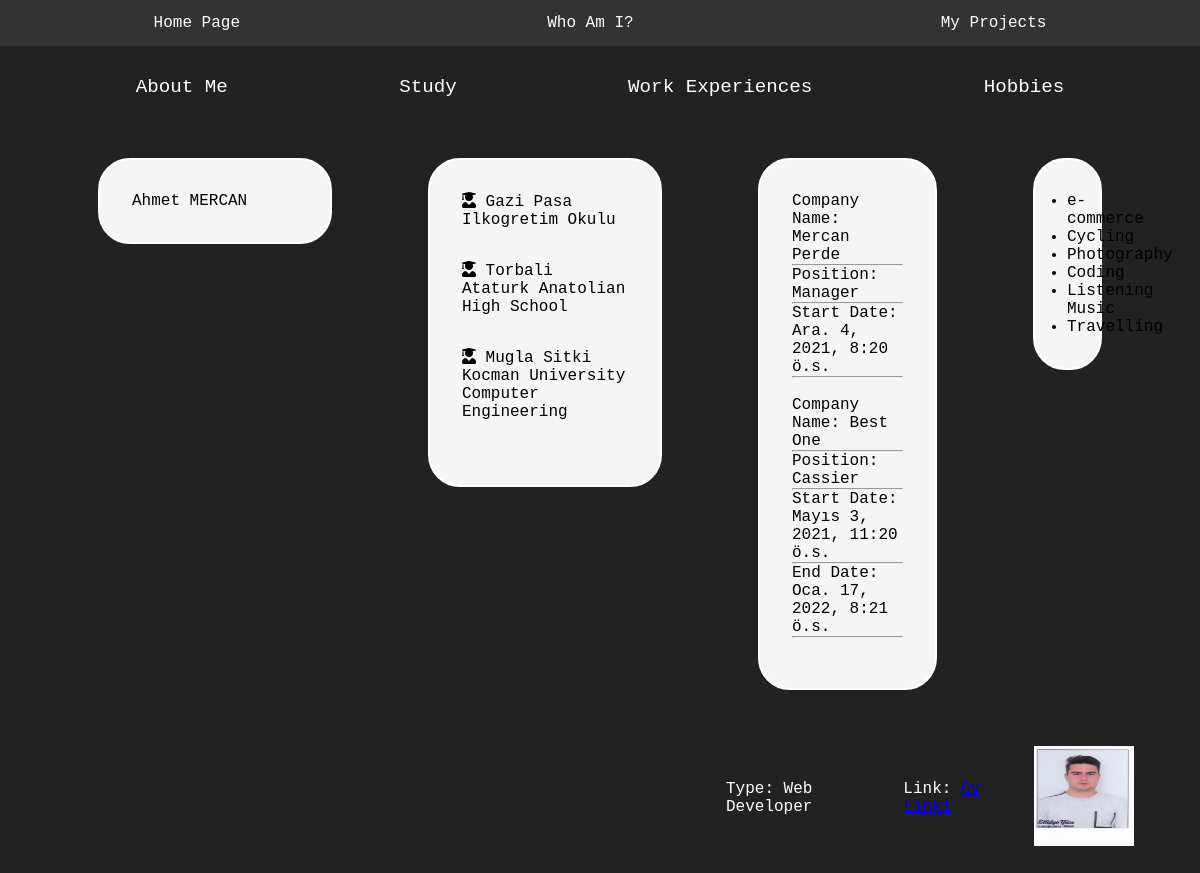
/whoami/, run on the app's committed database.
### portfolio/models.py (models this page shows, shortened)
class AboutMe(models.Model):
    about_me = models.TextField(max_length=1000, null= False, blank= False, verbose_name= "About Me")

class Study(models.Model):
    primary_school = models.CharField(max_length=1000, null= False, blank= False, verbose_name= "Study")
    high_school = models.CharField(max_length=1000, null= False, blank= False, verbose_name= "High School Name")
    bachelor_degree = models.CharField(max_length=1000,  null= False, blank= False, verbose_name= "University Name and Department")

class WorkExperience(models.Model):
    company = TextField(max_length=1000, null= False, blank= False, verbose_name= "Work Experiences")
    position = TextField(max_length=100, verbose_name="Position at that job", null=False, blank=False)
    start_date = DateTimeField(verbose_name="Job Start Date", null=False, blank=False)
    end_date = DateTimeField(verbose_name="Job End Date", null=True, blank=True)

class Hobbie(models.Model):
    hobbies = CharField(max_length=1000, null= False, blank= False, verbose_name= "Hobbies")
    def __str__(self) :
        return self.hobbies

class Resume(models.Model):
    resume_name = CharField(max_length=100, verbose_name="Resume Name", null=False, blank=False)
    qr_code_pic = ImageField(upload_to="cv/", verbose_name="Image Field")
    link = CharField(max_length=255)

### portfolio/views.py (the view)
# urls.py: path("whoami/", views.whoami, name="whoami"),
def whoami(request):
    try:
        about_me = AboutMe.objects.get()
    except:
        about_me = None
    study = Study.objects.all()
    work_experiences = WorkExperience.objects.all()
    hobbies = Hobbie.objects.all()
    resumes = Resume.objects.all()
    context = {
        "about_me":about_me,
        "studies":study,
        "workexperiences": work_experiences,
        "hobbies":hobbies,
        "resumes":resumes
    }
    return render(request, "whoami.html", context)

### templates/whoami.html
{% extends 'layout.html'%}
{% block content %}
<div class="whoami">
    <div class="about-header">
        <ul class="sec-nav">
            <li><a href="#">About Me</a></li>
            <li><a href="#">Study</a></li>
            <li><a href="#">Work Experiences</a></li>
            <li><a href="#">Hobbies</a> </li>
        </ul>
    </div>
    <div class="about-content">
        {% if about_me %}
           <div class="about-me">
            <p>
                {{about_me.about_me }}
            </p>
        </div>
        {% endif %}
    </div>
            {% if studies %}
            <div class="about-study">
                <ul class="school about-me">
            {% for study in studies  %}
                 <li>
                <i class="fas fa-user-graduate"></i>
                {{study.primary_school}}
            </li>
            <li>
                <i class="fas fa-user-graduate"></i>
                {{study.high_school}}
            </li>
            <li>
                <i class="fas fa-user-graduate"></i>
                {{study.bachelor_degree}}
            </li>
            {% endfor %}
                </ul>
            </div>
            {% endif %}
            {% if workexperiences %}
                <div class="work-experiences">
                    <div class="about-me">
                    {% for experience in workexperiences  %}
                        <p>Company Name: {{experience.company}}</p>
                        <hr>
                        <p>Position: {{experience.position}}</p><hr>
                        <p>Start Date: {{experience.start_date}}</p><hr>
                        <p>
                            {% if experience.end_date == None %}
                                <br>
                            {% else %}
                                <p>End Date: {{experience.end_date}}</p><hr>
                                <br>
                            {% endif %}
                    {% endfor %}
                </div>
            </div>
            {% endif %}
    <div class="hobbies">
        {% if hobbies %}
          <div class="about-me">
            <ul >
            {% for hobbie in hobbies %}
                <li>
                    {{hobbie}}
                </li>
              {% endfor %}
            </ul>
        </div>
        {% endif %}
    </div>
    {% if resumes %}
    <div class="resume-section">
          {% for resume in resumes %}
                <p>Type: {{resume.resume_name}}</p>
                <p>Link: <a target="blanck" href="{{resume.link}}">Cv Linki</a></p>
                <p ><img style="width: 100px; height:100px;" src="{{resume.qr_code_pic.url}}" alt=""></p>             </p>
          {% endfor %}
    </div>
    {% endif %}
</div>
{% endblock  %}

### static/css/main.css (style rules this page uses)
* { padding: 0px; margin: 0px; font-family: "JetBrains Mono",monospace; scroll-behavior: smooth; }
li a { display: block; color: white; text-align: center; padding: 14px 16px; text-decoration: none; }

### static/css/whoami.css (style rules this page uses)
.whoami { height: 100vh; background-color: #222; color: white; display: grid; grid-template-columns: 30% 30% 25% 15%; grid-template-rows: 8vh auto 15vh ; grid-area: "hd hd hd hd" "ab st we hb" "ab st cv cv"; padding-left: 50px; padding-bottom: 50px; padding-right: 50px; overflow: hidden ; font-family:'Courier New', Courier, monospace; font-size: 1rem; }
.about-header { width: 100%; grid-area: "hd"; grid-row-start: 1; grid-row-end: 1; grid-column-start: 1; grid-column-end: 5; height: 10vh; font-size: 1.2rem; place-self: center; }
.sec-nav { display: flex; flex-direction: row; justify-content: space-around; align-items: baseline; padding-top: 3vh; }
.sec-nav li { list-style: none; }
.about-content { grid-area: "ab"; grid-row-start: 2; grid-row-end: 4; grid-column-start: 1; grid-column-end: 1; justify-content: center; padding: 3rem; }
.about-me { border: solid 2px white; background-color: whitesmoke; border-radius: 2rem; color: black; padding: 2rem; }
.about-study { grid-area: "st"; grid-row-start: 2; grid-row-end: 4; grid-column-start: 2; grid-column-end: 2; justify-self: center; align-items: center; padding: 3rem; }
.school { list-style: none; }
.school li { text-decoration: none; padding-bottom: 2rem; }
.work-experiences { grid-area: "we"; grid-row-start: 2; grid-row-end: 3; grid-column-start: 3; grid-column-end: 3; padding: 3rem; }
.hobbies { grid-area: "hb"; padding: 3rem; grid-row-start: 2; grid-row-end: 3; grid-column-start: 4; grid-column-end: 4; }
.resume-section { grid-area: "cv"; overflow:visible; padding: 1rem; grid-row-start: 3; grid-row-end: 4; grid-column-start: 3; grid-column-end: 5; display: flex; flex-direction: row; justify-content: space-between; align-items: center; }

### static/css/all.css (style rules this page uses)
.fa, .fas, .far, .fal, .fad, .fab { -moz-osx-font-smoothing: grayscale; -webkit-font-smoothing: antialiased; display: inline-block; font-style: normal; font-variant: normal; text-rendering: auto; line-height: 1; }
.fa-user-graduate:before { content: "\f501"; }
.fa, .fas { font-family: 'Font Awesome 5 Free'; font-weight: 900; }

### data on the page
AboutMe: about_me "Ahmet MERCAN"
Study: primary_school "Gazi Pasa Ilkogretim Okulu", high_school "Torbali Ataturk Anatolian High School", bachelor_degree "Mugla Sitki Kocman University Computer Engineering"
WorkExperience: company "Mercan Perde", position "Manager", start_date "Ara. 4, 2021, 8:20 ö.s."
WorkExperience: company "Best One", position "Cassier", start_date "Mayıs 3, 2021, 11:20 ö.s.", end_date "Oca. 17, 2022, 8:21 ö.s."
Hobbie: hobbies "e-commerce"
Hobbie: hobbies "Cycling"
Hobbie: hobbies "Photography"
Hobbie: hobbies "Coding"
Hobbie: hobbies "Listening Music"
Hobbie: hobbies "Travelling"
Resume: resume_name "Web Developer", qr_code_pic (picture)
